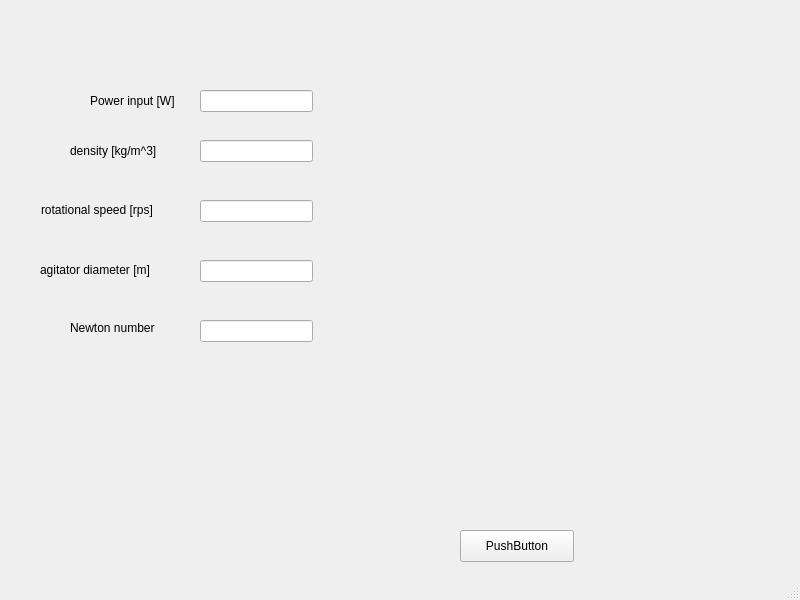
<?xml version="1.0" encoding="UTF-8"?>
<ui version="4.0">
 <class>MainWindow</class>
 <widget class="QMainWindow" name="MainWindow">
  <property name="geometry">
   <rect>
    <x>0</x>
    <y>0</y>
    <width>800</width>
    <height>600</height>
   </rect>
  </property>
  <property name="windowTitle">
   <string>MainWindow</string>
  </property>
  <widget class="QWidget" name="centralwidget">
   <widget class="QLabel" name="label">
    <property name="geometry">
     <rect>
      <x>90</x>
      <y>90</y>
      <width>101</width>
      <height>21</height>
     </rect>
    </property>
    <property name="text">
     <string>Power input [W]</string>
    </property>
   </widget>
   <widget class="QPushButton" name="pushButton">
    <property name="geometry">
     <rect>
      <x>460</x>
      <y>530</y>
      <width>114</width>
      <height>32</height>
     </rect>
    </property>
    <property name="text">
     <string>PushButton</string>
    </property>
   </widget>
   <widget class="QLineEdit" name="lineEdit">
    <property name="geometry">
     <rect>
      <x>200</x>
      <y>90</y>
      <width>113</width>
      <height>22</height>
     </rect>
    </property>
   </widget>
   <widget class="QLineEdit" name="lineEdit_2">
    <property name="geometry">
     <rect>
      <x>200</x>
      <y>140</y>
      <width>113</width>
      <height>22</height>
     </rect>
    </property>
   </widget>
   <widget class="QLabel" name="label_2">
    <property name="geometry">
     <rect>
      <x>70</x>
      <y>140</y>
      <width>121</width>
      <height>21</height>
     </rect>
    </property>
    <property name="text">
     <string>density [kg/m^3]</string>
    </property>
   </widget>
   <widget class="QLineEdit" name="lineEdit_3">
    <property name="geometry">
     <rect>
      <x>200</x>
      <y>200</y>
      <width>113</width>
      <height>22</height>
     </rect>
    </property>
   </widget>
   <widget class="QLabel" name="label_3">
    <property name="geometry">
     <rect>
      <x>41</x>
      <y>200</y>
      <width>141</width>
      <height>20</height>
     </rect>
    </property>
    <property name="text">
     <string>rotational speed [rps]</string>
    </property>
   </widget>
   <widget class="QLineEdit" name="lineEdit_4">
    <property name="geometry">
     <rect>
      <x>200</x>
      <y>260</y>
      <width>113</width>
      <height>22</height>
     </rect>
    </property>
   </widget>
   <widget class="QLabel" name="label_4">
    <property name="geometry">
     <rect>
      <x>40</x>
      <y>260</y>
      <width>141</width>
      <height>20</height>
     </rect>
    </property>
    <property name="text">
     <string>agitator diameter [m]</string>
    </property>
   </widget>
   <widget class="QLineEdit" name="lineEdit_5">
    <property name="geometry">
     <rect>
      <x>200</x>
      <y>320</y>
      <width>113</width>
      <height>22</height>
     </rect>
    </property>
   </widget>
   <widget class="QLabel" name="label_5">
    <property name="geometry">
     <rect>
      <x>70</x>
      <y>320</y>
      <width>111</width>
      <height>16</height>
     </rect>
    </property>
    <property name="text">
     <string>Newton number</string>
    </property>
   </widget>
  </widget>
  <widget class="QMenuBar" name="menubar">
   <property name="geometry">
    <rect>
     <x>0</x>
     <y>0</y>
     <width>800</width>
     <height>22</height>
    </rect>
   </property>
  </widget>
  <widget class="QStatusBar" name="statusbar"/>
 </widget>
 <resources/>
 <connections/>
</ui>
